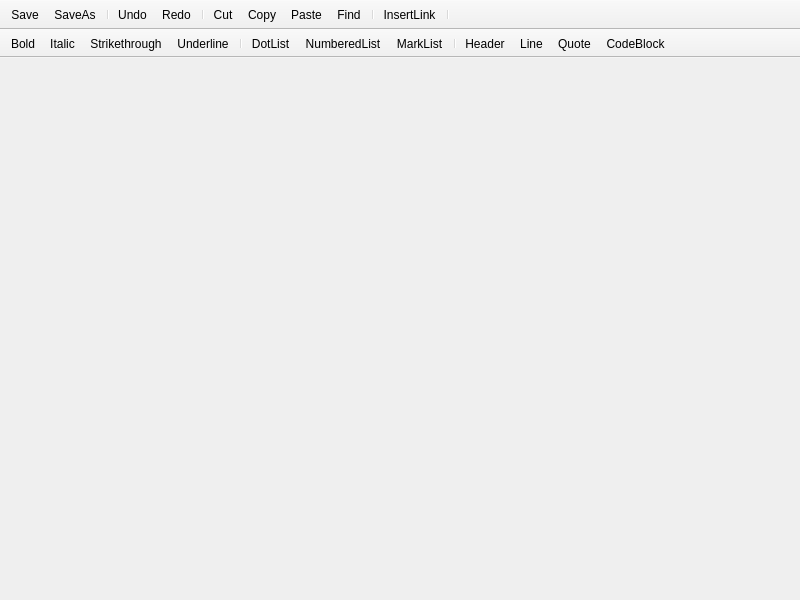
<?xml version="1.0" encoding="UTF-8"?>
<ui version="4.0">
 <class>MarkdownEditor</class>
 <widget class="QMainWindow" name="MarkdownEditor">
  <property name="geometry">
   <rect>
    <x>0</x>
    <y>0</y>
    <width>800</width>
    <height>600</height>
   </rect>
  </property>
  <property name="windowTitle">
   <string>MainWindow</string>
  </property>
  <widget class="QWidget" name="centralwidget">
   <layout class="QVBoxLayout" name="verticalLayout">
    <property name="spacing">
     <number>0</number>
    </property>
    <property name="leftMargin">
     <number>0</number>
    </property>
    <property name="topMargin">
     <number>0</number>
    </property>
    <property name="rightMargin">
     <number>0</number>
    </property>
    <property name="bottomMargin">
     <number>0</number>
    </property>
    <item>
     <widget class="QWidget" name="HolderOfText" native="true">
      <layout class="QHBoxLayout" name="horizontalLayout">
       <property name="spacing">
        <number>2</number>
       </property>
       <property name="leftMargin">
        <number>0</number>
       </property>
       <property name="topMargin">
        <number>0</number>
       </property>
       <property name="rightMargin">
        <number>0</number>
       </property>
       <property name="bottomMargin">
        <number>0</number>
       </property>
      </layout>
     </widget>
    </item>
   </layout>
  </widget>
  <widget class="QToolBar" name="toolBar">
   <property name="windowTitle">
    <string>toolBar</string>
   </property>
   <property name="movable">
    <bool>false</bool>
   </property>
   <property name="floatable">
    <bool>false</bool>
   </property>
   <attribute name="toolBarArea">
    <enum>TopToolBarArea</enum>
   </attribute>
   <attribute name="toolBarBreak">
    <bool>false</bool>
   </attribute>
   <addaction name="actionSave"/>
   <addaction name="actionSaveAs"/>
   <addaction name="separator"/>
   <addaction name="actionUndo"/>
   <addaction name="actionRedo"/>
   <addaction name="separator"/>
   <addaction name="actionCut"/>
   <addaction name="actionCopy"/>
   <addaction name="actionPaste"/>
   <addaction name="actionFind"/>
   <addaction name="separator"/>
   <addaction name="actionInsertLink"/>
   <addaction name="separator"/>
  </widget>
  <widget class="QToolBar" name="toolBar_2">
   <property name="windowTitle">
    <string>toolBar_2</string>
   </property>
   <property name="movable">
    <bool>false</bool>
   </property>
   <property name="floatable">
    <bool>false</bool>
   </property>
   <attribute name="toolBarArea">
    <enum>TopToolBarArea</enum>
   </attribute>
   <attribute name="toolBarBreak">
    <bool>true</bool>
   </attribute>
   <addaction name="actionBold"/>
   <addaction name="actionItalic"/>
   <addaction name="actionStrikethrough"/>
   <addaction name="actionUnderline"/>
   <addaction name="separator"/>
   <addaction name="actionDotList"/>
   <addaction name="actionNumberedList"/>
   <addaction name="actionMarkList"/>
   <addaction name="separator"/>
   <addaction name="actionHeader"/>
   <addaction name="actionLine"/>
   <addaction name="actionQuote"/>
   <addaction name="actionCodeBlock"/>
  </widget>
  <action name="actionUndo">
   <property name="icon">
    <iconset resource="../../resources/resources.qrc">
     <normaloff>:/new/ui/AppIcons/undo_24dp.svg</normaloff>:/new/ui/AppIcons/undo_24dp.svg</iconset>
   </property>
   <property name="text">
    <string>Undo</string>
   </property>
   <property name="menuRole">
    <enum>QAction::MenuRole::NoRole</enum>
   </property>
  </action>
  <action name="actionRedo">
   <property name="icon">
    <iconset resource="../../resources/resources.qrc">
     <normaloff>:/new/ui/AppIcons/redo.svg</normaloff>:/new/ui/AppIcons/redo.svg</iconset>
   </property>
   <property name="text">
    <string>Redo</string>
   </property>
   <property name="menuRole">
    <enum>QAction::MenuRole::NoRole</enum>
   </property>
  </action>
  <action name="actionBold">
   <property name="icon">
    <iconset resource="../../resources/resources.qrc">
     <normaloff>:/new/ui/AppIcons/format_bold.svg</normaloff>:/new/ui/AppIcons/format_bold.svg</iconset>
   </property>
   <property name="text">
    <string>Bold</string>
   </property>
   <property name="menuRole">
    <enum>QAction::MenuRole::NoRole</enum>
   </property>
  </action>
  <action name="actionItalic">
   <property name="icon">
    <iconset resource="../../resources/resources.qrc">
     <normaloff>:/new/ui/AppIcons/format_italic.svg</normaloff>:/new/ui/AppIcons/format_italic.svg</iconset>
   </property>
   <property name="text">
    <string>Italic</string>
   </property>
   <property name="menuRole">
    <enum>QAction::MenuRole::NoRole</enum>
   </property>
  </action>
  <action name="actionStrikethrough">
   <property name="icon">
    <iconset resource="../../resources/resources.qrc">
     <normaloff>:/new/ui/AppIcons/strikethrough_s.svg</normaloff>:/new/ui/AppIcons/strikethrough_s.svg</iconset>
   </property>
   <property name="text">
    <string>Strikethrough</string>
   </property>
   <property name="menuRole">
    <enum>QAction::MenuRole::NoRole</enum>
   </property>
  </action>
  <action name="actionUnderline">
   <property name="icon">
    <iconset resource="../../resources/resources.qrc">
     <normaloff>:/new/ui/AppIcons/format_underlined.svg</normaloff>:/new/ui/AppIcons/format_underlined.svg</iconset>
   </property>
   <property name="text">
    <string>Underline</string>
   </property>
   <property name="menuRole">
    <enum>QAction::MenuRole::NoRole</enum>
   </property>
  </action>
  <action name="actionDotList">
   <property name="icon">
    <iconset resource="../../resources/resources.qrc">
     <normaloff>:/new/ui/AppIcons/format_list_bulleted.svg</normaloff>:/new/ui/AppIcons/format_list_bulleted.svg</iconset>
   </property>
   <property name="text">
    <string>DotList</string>
   </property>
   <property name="menuRole">
    <enum>QAction::MenuRole::NoRole</enum>
   </property>
  </action>
  <action name="actionNumberedList">
   <property name="icon">
    <iconset resource="../../resources/resources.qrc">
     <normaloff>:/new/ui/AppIcons/format_list_numbered.svg</normaloff>:/new/ui/AppIcons/format_list_numbered.svg</iconset>
   </property>
   <property name="text">
    <string>NumberedList</string>
   </property>
   <property name="menuRole">
    <enum>QAction::MenuRole::NoRole</enum>
   </property>
  </action>
  <action name="actionMarkList">
   <property name="icon">
    <iconset resource="../../resources/resources.qrc">
     <normaloff>:/new/ui/AppIcons/checklist.svg</normaloff>:/new/ui/AppIcons/checklist.svg</iconset>
   </property>
   <property name="text">
    <string>MarkList</string>
   </property>
   <property name="menuRole">
    <enum>QAction::MenuRole::NoRole</enum>
   </property>
  </action>
  <action name="actionHeader">
   <property name="icon">
    <iconset resource="../../resources/resources.qrc">
     <normaloff>:/new/ui/AppIcons/h_mobiledata.svg</normaloff>:/new/ui/AppIcons/h_mobiledata.svg</iconset>
   </property>
   <property name="text">
    <string>Header</string>
   </property>
   <property name="menuRole">
    <enum>QAction::MenuRole::NoRole</enum>
   </property>
  </action>
  <action name="actionLine">
   <property name="icon">
    <iconset resource="../../resources/resources.qrc">
     <normaloff>:/new/ui/AppIcons/check_indeterminate.svg</normaloff>:/new/ui/AppIcons/check_indeterminate.svg</iconset>
   </property>
   <property name="text">
    <string>Line</string>
   </property>
   <property name="menuRole">
    <enum>QAction::MenuRole::NoRole</enum>
   </property>
  </action>
  <action name="actionQuote">
   <property name="icon">
    <iconset resource="../../resources/resources.qrc">
     <normaloff>:/new/ui/AppIcons/format_quote.svg</normaloff>:/new/ui/AppIcons/format_quote.svg</iconset>
   </property>
   <property name="text">
    <string>Quote</string>
   </property>
   <property name="menuRole">
    <enum>QAction::MenuRole::NoRole</enum>
   </property>
  </action>
  <action name="actionCodeBlock">
   <property name="icon">
    <iconset resource="../../resources/resources.qrc">
     <normaloff>:/new/ui/AppIcons/code.svg</normaloff>:/new/ui/AppIcons/code.svg</iconset>
   </property>
   <property name="text">
    <string>CodeBlock</string>
   </property>
   <property name="menuRole">
    <enum>QAction::MenuRole::NoRole</enum>
   </property>
  </action>
  <action name="actionSave">
   <property name="icon">
    <iconset resource="../../resources/resources.qrc">
     <normaloff>:/new/ui/AppIcons/save.svg</normaloff>:/new/ui/AppIcons/save.svg</iconset>
   </property>
   <property name="text">
    <string>Save</string>
   </property>
   <property name="menuRole">
    <enum>QAction::MenuRole::NoRole</enum>
   </property>
  </action>
  <action name="actionSaveAs">
   <property name="icon">
    <iconset resource="../../resources/resources.qrc">
     <normaloff>:/new/ui/AppIcons/save_as.svg</normaloff>:/new/ui/AppIcons/save_as.svg</iconset>
   </property>
   <property name="text">
    <string>SaveAs</string>
   </property>
   <property name="menuRole">
    <enum>QAction::MenuRole::NoRole</enum>
   </property>
  </action>
  <action name="actionCut">
   <property name="icon">
    <iconset resource="../../resources/resources.qrc">
     <normaloff>:/new/ui/AppIcons/content_cut.svg</normaloff>:/new/ui/AppIcons/content_cut.svg</iconset>
   </property>
   <property name="text">
    <string>Cut</string>
   </property>
   <property name="menuRole">
    <enum>QAction::MenuRole::NoRole</enum>
   </property>
  </action>
  <action name="actionCopy">
   <property name="icon">
    <iconset resource="../../resources/resources.qrc">
     <normaloff>:/new/ui/AppIcons/content_copy.svg</normaloff>:/new/ui/AppIcons/content_copy.svg</iconset>
   </property>
   <property name="text">
    <string>Copy</string>
   </property>
   <property name="menuRole">
    <enum>QAction::MenuRole::NoRole</enum>
   </property>
  </action>
  <action name="actionPaste">
   <property name="icon">
    <iconset resource="../../resources/resources.qrc">
     <normaloff>:/new/ui/AppIcons/content_paste.svg</normaloff>:/new/ui/AppIcons/content_paste.svg</iconset>
   </property>
   <property name="text">
    <string>Paste</string>
   </property>
   <property name="menuRole">
    <enum>QAction::MenuRole::NoRole</enum>
   </property>
  </action>
  <action name="actionFind">
   <property name="checkable">
    <bool>true</bool>
   </property>
   <property name="icon">
    <iconset resource="../../resources/resources.qrc">
     <normaloff>:/new/ui/AppIcons/search.svg</normaloff>:/new/ui/AppIcons/search.svg</iconset>
   </property>
   <property name="text">
    <string>Find</string>
   </property>
   <property name="menuRole">
    <enum>QAction::MenuRole::NoRole</enum>
   </property>
  </action>
  <action name="actionInsertLink">
   <property name="icon">
    <iconset resource="../../resources/resources.qrc">
     <normaloff>:/new/ui/AppIcons/add_link.svg</normaloff>:/new/ui/AppIcons/add_link.svg</iconset>
   </property>
   <property name="text">
    <string>InsertLink</string>
   </property>
   <property name="menuRole">
    <enum>QAction::MenuRole::NoRole</enum>
   </property>
  </action>
 </widget>
 <resources>
  <include location="../../resources/resources.qrc"/>
 </resources>
 <connections/>
</ui>
